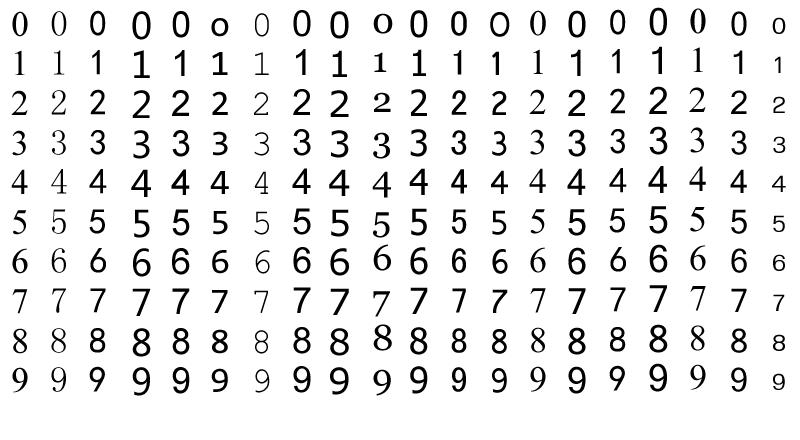
//> input picture classify_carNumber/cmake-build-debug/image/train_numbers.bmp, 800 x 440 px, given in place of train_numbers2001.png, which was not available; the run also reads 1 picture not shown here
$ ./main   (built with g++ and OpenCV 4)
//> lines starting //> are read from the running program, lines starting //| are printed output that depends on the picture; after the words box and inside, x2 and y2 are one past the last pixel; in counts of white or black regions, pixels touching at a corner belong together; pictures that were not available may be replaced by others from this repository, and a replacement may not be noted
### classify_carNumber/classify_objects.hpp
//
// Created by iotuser on 22. 5. 2.
//

#ifndef CLASSIFY_CARNUMBER_CLASSIFY_OBJECTS_HPP
#define CLASSIFY_CARNUMBER_CLASSIFY_OBJECTS_HPP

#endif //CLASSIFY_CARNUMBER_CLASSIFY_OBJECTS_HPP

#include <opencv2/opencv.hpp>

#include <string>
#define STRING(num) STR(num)
#define STR(num) #num

using namespace cv;
using namespace std;

void preprocessing_plate(Mat plate_img , Mat& ret_img)
{
    resize(plate_img, plate_img, Size(180, 35));
    threshold(plate_img, plate_img, 32, 255, THRESH_BINARY | THRESH_OTSU);

    imshow("plate_img", plate_img);
    imwrite("plate_img.png", plate_img);

    Point pt1 = Point(6, 3) ;
    Point pt2 = plate_img.size() - Size(pt1);
    ret_img = plate_img(Rect(pt1, pt2)).clone();

    imwrite("ret_img.png", ret_img);

}

void find_objects(Mat sub_mat, vector <Rect>& object_rects)
{
//	Mat tmp = ~sub_mat;
//	cvtColor(tmp, tmp, CV_GRAY2BGR);

    vector<vector<Point>> contours;
    findContours(sub_mat, contours, RETR_EXTERNAL, CHAIN_APPROX_SIMPLE);

    vector <Rect> text_rects;
    for (int i = 0; i< (int)contours.size(); i++)
    {
        Rect r = boundingRect(contours[i]);						// 검출 객체 사각형

        if (r.width / (float)r.height > 2.5 ) continue;

        if (r.x > 45 && r.x < 80 && r.area() > 60 )
            text_rects.push_back(r); 						// 문자 객체 저장
        else if (r.area() > 150)								// 잡음 객체 크기
        {
            object_rects.push_back(r); // 숫자 객체 저장
        }
    }
    if (text_rects.size() > 0) {
//		rectangle(tmp, text_rects[0], Scalar(0, 255, 0), 1);
        for (size_t i = 1; i < (int)text_rects.size(); i++) {			// 문자 객체 범위 누적
            text_rects[0] |= text_rects[i];
//			rectangle(tmp, text_rects[i], Scalar(0, 255, 0), 1);
        }
        object_rects.push_back(text_rects[0]);						// 문자 객체 저장
    }
//	imwrite("tmp.png", tmp);
}

void sort_rects(vector <Rect> object_rects, vector<Rect>& sorted_rects)
{
    Mat pos_x;
    for (size_t i = 0; i < object_rects.size(); i++) {
        pos_x.push_back(object_rects[i].x);
    }

    sortIdx(pos_x, pos_x, SORT_EVERY_COLUMN + SORT_ASCENDING);
    for (int i = 0; i < pos_x.rows; i++)	{
        int idx = pos_x.at<int>(i, 0);
        sorted_rects.push_back(object_rects[idx]);
    }
}

void classify_numbers(vector<Mat> numbers, Ptr<ml::KNearest> knn[2], int K1, int K2)
{
    //
    //string test01[10]  = {" ", " ", " ", " ", " ", " ", " ", " ", " ", " "};
    string test02 = "";
    //


    string text_value[] = {								// 인식할 문자 – 레이블값 대응 문자
            "가", "나", "다", "라", "마", "거", "너", "더", "러", "머",
            "고", "노", "도", "로", "모", "구", "누", "두", "루", "무",
            "바", "사", "아", "자", "허",
    };

    cout << "분류결과 : ";
    for (int i = 0; i < (int)numbers.size(); i++) {
        Mat num = find_number(numbers[i]);                // 숫자객체 검색
        Mat data = place_middle(num, Size(40, 40));        // 중앙 배치

        Mat results;
        if (i == 2) {
            knn[1]->findNearest(data, K1, results);                // 숫자 k-NN 분류 수행
            cout << text_value[(int) results.at<float>(0)] << " ";// 결과 출력

            //

            //test01[i] = text_value[(int)results.at<float>(0)];
            test02 += text_value[(int) results.at<float>(0)];

            //
        } else {
            knn[0]->findNearest(data, K2, results);                // 문자 k-NN 분류 수행
            cout << results.at<float>(0) << " ";                // 결과 출력

            //

            //test01[i] = to_string((int)results.at<float>(0));
            test02 += to_string((int) results.at<float>(0));

            //
        }


        //		imshow("number_" + to_string(i - 1), num);
    }

    cout << endl<< "test02 출력: " << test02 <<endl;
}

### classify_carNumber/kNN.hpp
//
// Created by iotuser on 22. 5. 2.
//

#ifndef CLASSIFY_CARNUMBER_KNN_HPP
#define CLASSIFY_CARNUMBER_KNN_HPP

#endif //CLASSIFY_CARNUMBER_KNN_HPP


void find_histoPos(Mat img, int & start, int &end, int direct)
{
    reduce(img, img, direct, REDUCE_AVG);

    int  minFound = 0;
    for (int i = 0; i< (int)img.total(); i++) {
        if (img.at<uchar>(i) < 250) 		// 빈라인이 아니면
        {
            end = i;						// 히스토그램 마지막 위치
            if (!minFound) {
                start = i;					// 히스토그램 첫 위치
                minFound = 1;
            }
        }
    }
}

Mat find_number(Mat part)
{
    Point start, end;
    find_histoPos(part, start.x, end.x, 0);		// 수직 투영
    find_histoPos(part, start.y, end.y, 1);   	// 수평 투영

    return part(Rect(start, end));				// 숫자객체 영상
}

Mat  place_middle(Mat number, Size new_size)
{
    int  big = max(number.cols, number.rows);
    Mat  square(big, big, number.type(), Scalar(255));	// 정방영상

    Point start = (square.size() - number.size()) / 2;

    Rect middle_rect(start, number.size());			// 중심 사각형
    Mat middle = square(middle_rect);
    number.copyTo(middle);

    resize(square, square, new_size);				// 크기 변경
    square.convertTo(square, CV_32F);

    return square.reshape(0, 1);
}


Ptr<ml::KNearest>   kNN_train(string train_img, int K, int Nclass, int Nsample)
{
    Size  size(40, 40);									// 셀 크기
    Mat  trainData, classLable;
    Mat  train_image = imread(train_img, 0);			// 전체 학습영상 로드
    if (!train_image.data)    // image was not created
    {
        cout << "이미지 x" << endl;
        exit(1);
    }

    CV_Assert(train_image.data);

    threshold(train_image, train_image, 32, 255, THRESH_BINARY);
    for (int i = 0, k = 0; i<Nclass; i++) {
        for (int j = 0; j< Nsample; j++, k++)
        {
            Point pt(j * size.width, i * size.height);		// 셀 시작좌표
            Rect  roi(pt, size);
            Mat   part = train_image(roi);					// 숫자 영상 분리

            Mat  num = find_number(part);			// 숫자객체 검출
            Mat  data = place_middle(num, size);			// 셀 중심에 숫자 배치
            trainData.push_back(data);						// 학습 데이터 수집
            classLable.push_back(i);						// 레이블링
        }
    }

    Ptr<ml::KNearest>  knn = ml::KNearest::create();			// k-NN 객체 생성
    knn->train(trainData, ml::ROW_SAMPLE, classLable);		// k-NN 학습
    return knn;
}

### classify_carNumber/SVM.hpp
//
// Created by iotuser on 22. 5. 2.
//

#ifndef CLASSIFY_CARNUMBER_SVM_HPP
#define CLASSIFY_CARNUMBER_SVM_HPP

#endif //CLASSIFY_CARNUMBER_SVM_HPP


// [11 lines of commented-out code are left out]

// [13 lines left out: function SVM_create, not called in this run]

int classify_plates(Ptr<ml::SVM> svm, vector<Mat> candi_img)
{
    for (int i = 0; i < (int)candi_img.size(); i++)
    {
        Mat onerow = candi_img[i].reshape(1, 1);  // 1행 데이터 변환
        onerow.convertTo(onerow, CV_32F);

        Mat results;						// 분류 결과 저장 행렬
        svm->predict(onerow, results);		// SVM 분류 수행

        if (results.at<float>(0) == 1) 		// 분류결과가 번호판이면
            return i;						// 영상번호 반환
    }
    return -1;
}

### classify_carNumber/candiate.hpp
//
// Created by iotuser on 22. 5. 2.
//

#ifndef CLASSIFY_CARNUMBER_CANDIATE_HPP
#define CLASSIFY_CARNUMBER_CANDIATE_HPP

#endif //CLASSIFY_CARNUMBER_CANDIATE_HPP


void  refine_candidate(Mat image, RotatedRect& candi)
{
    Mat fill(image.size() + Size(2, 2), CV_8UC1, Scalar(0));   	// 채움 영역
    Scalar  dif1(25, 25, 25), dif2(25, 25, 25);						// 채움 색상 범위
    int  flags = 4 + 0xff00;										// 채움 방향
    flags += FLOODFILL_FIXED_RANGE + FLOODFILL_MASK_ONLY;

    // 후보영역 유사 컬러 채움
    vector<Point2f> rand_pt(15);						// 랜덤 좌표 15개
    randn(rand_pt, 0, 7);
    Rect img_rect(Point(0, 0), image.size());			// 입력영상 범위 사각형
    for (int i = 0; i < rand_pt.size(); i++) {
        Point2f seed = candi.center + rand_pt[i];		// 랜덤좌표 평행이동
        if (img_rect.contains(seed)) {					// 입력영상 범위이면
            //floodFill(image, fill, seed, Scalar(), &Rect(), dif1, dif2, flags);
            floodFill(image, fill, seed, Scalar(), 0, dif1, dif2, flags);
        }
    }

    // 채움 영역 사각형 계산
    vector<Point> fill_pts;
    for (int i = 0; i < fill.rows; i++) {			// 채움 행렬 원소 조회
        for (int j = 0; j < fill.cols; j++) {
            if (fill.at<uchar>(i, j) == 255) 		// 채움 영역이면
                fill_pts.push_back(Point(j, i));		// 좌표 저장
        }
    }
    candi = minAreaRect(fill_pts);				// 채움 좌표들로 최소영역 계산
}

void  rotate_plate(Mat image, Mat& corp_img, RotatedRect candi)
{
    float aspect = (float)candi.size.width / candi.size.height;	// 종횡비
    float angle = candi.angle;									// 회전각도

    if (aspect < 1) {											// 1보다 작으면 세로로 긴 영역
        swap(candi.size.width, candi.size.height);				// 가로 세로 맞바꿈
        angle += 90;											// 회전각도 조정
    }

    Mat rotmat = getRotationMatrix2D(candi.center, angle, 1);			// 회전 행렬 계산
    warpAffine(image, corp_img, rotmat, image.size(), INTER_CUBIC);	// 회전변환 수행
    getRectSubPix(corp_img, candi.size, candi.center, corp_img);
}

vector<Mat> make_candidates(Mat image, vector<RotatedRect>& candidates)
{
    vector<Mat> candidates_img;
    for (int i = 0; i < (int)candidates.size();)
    {
        refine_candidate(image, candidates[i]);		// 후보 영역 개선
        if (vertify_plate(candidates[i]))				// 개선 영역 재검증
        {
            Mat corp_img;
            rotate_plate(image, corp_img, candidates[i]);	// 회전 및 후보영상 가져오기

            cvtColor(corp_img, corp_img, COLOR_BGR2GRAY); 				// 명암도 변환
            resize(corp_img, corp_img, Size(144, 28), 0, 0, INTER_CUBIC); // 크기 정규화
            candidates_img.push_back(corp_img);						// 보정 영상 저장
            i++;
        }
        else 											// 재검증 탈락
            candidates.erase(candidates.begin() + i);	// 벡터 원소에서 제거

    }
    return candidates_img;
}

### classify_carNumber/preprocess.hpp
//
// Created by iotuser on 22. 5. 2.
//

#ifndef CLASSIFY_CARNUMBER_PREPROCESS_HPP
#define CLASSIFY_CARNUMBER_PREPROCESS_HPP

#endif //CLASSIFY_CARNUMBER_PREPROCESS_HPP


#include <opencv2/opencv.hpp>
using namespace cv;
using namespace std;

Mat  preprocessing(Mat image)
{
    Mat gray, th_img, morph;
    Mat kernel(5, 25, CV_8UC1, Scalar(1));		// 닫힘 연산 마스크
    cvtColor(image, gray, COLOR_BGR2GRAY);		// 명암도 영상 변환

    blur(gray, gray, Size(5, 5));				// 블러링
    Sobel(gray, gray, CV_8U, 1, 0, 3);			// 소벨 에지 검출

    threshold(gray, th_img, 120, 255, THRESH_BINARY);	// 이진화 수행
    morphologyEx(th_img, morph, MORPH_CLOSE, kernel);	// 열림 연산 수행
    //	imshow("th_img", th_img), imshow("morph", morph);
    return morph;
}

bool vertify_plate(RotatedRect mr)
{
    float size = mr.size.area();
    float aspect = (float)mr.size.height / mr.size.width;	// 종횡비 계산
    if (aspect < 1)  aspect = 1 / aspect;

    bool  ch1 = size > 2000 && size < 30000;		// 번호판 넓이 조건
    bool  ch2 = aspect > 1.3 && aspect < 6.4;		// 번호판 종횡비 조건

    return  ch1 && ch2;
}

void find_candidates(Mat img, vector<RotatedRect>& candidates)
{
    vector< vector< Point> > contours;				// 외곽선
    // 외곽선 검출
    findContours(img.clone(), contours, RETR_EXTERNAL, CHAIN_APPROX_SIMPLE);

    for (int i = 0; i< (int)contours.size(); i++)	// 검출 외곽선 조회
    {
        RotatedRect  rot_rect = minAreaRect(contours[i]);	// 외곽선 최소영역 회전사각형
        if (vertify_plate(rot_rect))						// 번호판 검증
            candidates.push_back(rot_rect);				// 회전사각형 저장
    }
}

void draw_rotatedRect(Mat &img, RotatedRect mr, Scalar color, int thickness = 2)
{
    Point2f  pts[4];
    mr.points(pts);

    for (int i = 0; i <4; ++i) {
        line(img, pts[i], pts[(i + 1) % 4], color, thickness);
    }
}

### classify_carNumber/main.cpp
#include <iostream>

#include "preprocess.hpp"					// 전처리 및 후보영역 검출 함수
#include "candiate.hpp"						// 후보영역 개선 및 후보영상 생성 함수
#include "SVM.hpp"						// 학습데이터 로드 및 SVM 수행
#include "kNN.hpp"						// kNN 학습 함수 – 10장 3절
#include "classify_objects.hpp"			// kNN 분류 함수

int main()
{
    int K1 = 15  , K2 = 15;
    Ptr<ml::KNearest> knn[2];
    //knn[0] = kNN_train("../image/trainimage/train_numbers2001.png", K1, 10, 20);
    //knn[1] = kNN_train("../image/trainimage/train_texts.png", K2, 25, 20);
    knn[0] = kNN_train("./image/trainimage/train_numbers2001.png", K1, 10, 20);
//> in kNN_train, train_image is the input picture: 440 rows x 800 cols, CV_8UC1; min 0, max 255, mean 234.2
//> in kNN_train, `threshold(train_image, train_image, 32, 255, THRESH_BINARY);`:
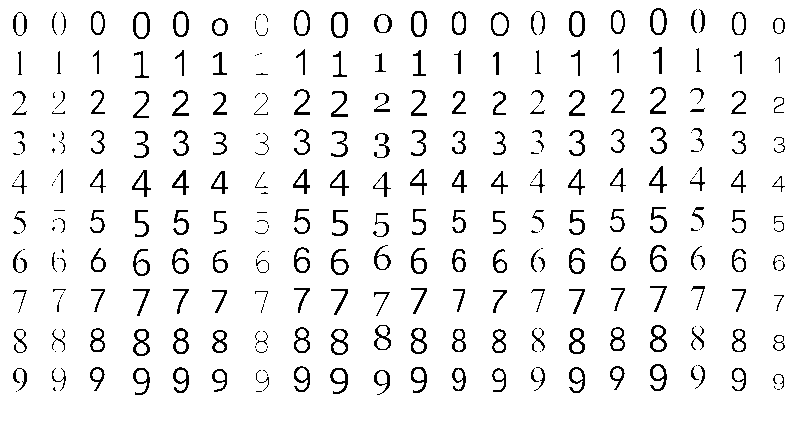
//> train_image: 440 rows x 800 cols, CV_8UC1; 93.9% white; black in thin lines or dots, all inside (x1, y1, x2, y2) = (12, 8, 785, 395)
//> the loop in kNN_train, `for (int i = 0, k = 0; i<Nclass; i++)` made 10 passes
//> k on passes 1 to 8: 20, 40, 60, 80, 100, 120, 140, 160
//> after the loop in kNN_train, `for (int i = 0, k = 0; i<Nclass; i++)`:
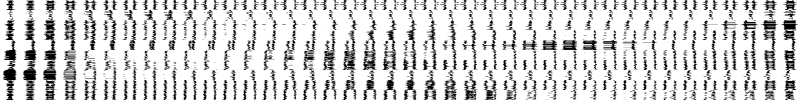
//> trainData: 200 rows x 1600 cols, CV_32FC1 (shown at 1/2 size); min 0, max 255, mean 210.1
//> after the loop in kNN_train, `for (int i = 0, k = 0; i<Nclass; i++)`: classLable = 200 values from 0 to 9
    knn[1] = kNN_train("./image/trainimage/train_texts.png", K2, 25, 20);
//> call 2 of kNN_train, with train_img = "./image/trainimage/train_texts.png", K = 15, Nclass = 25, Nsample = 20
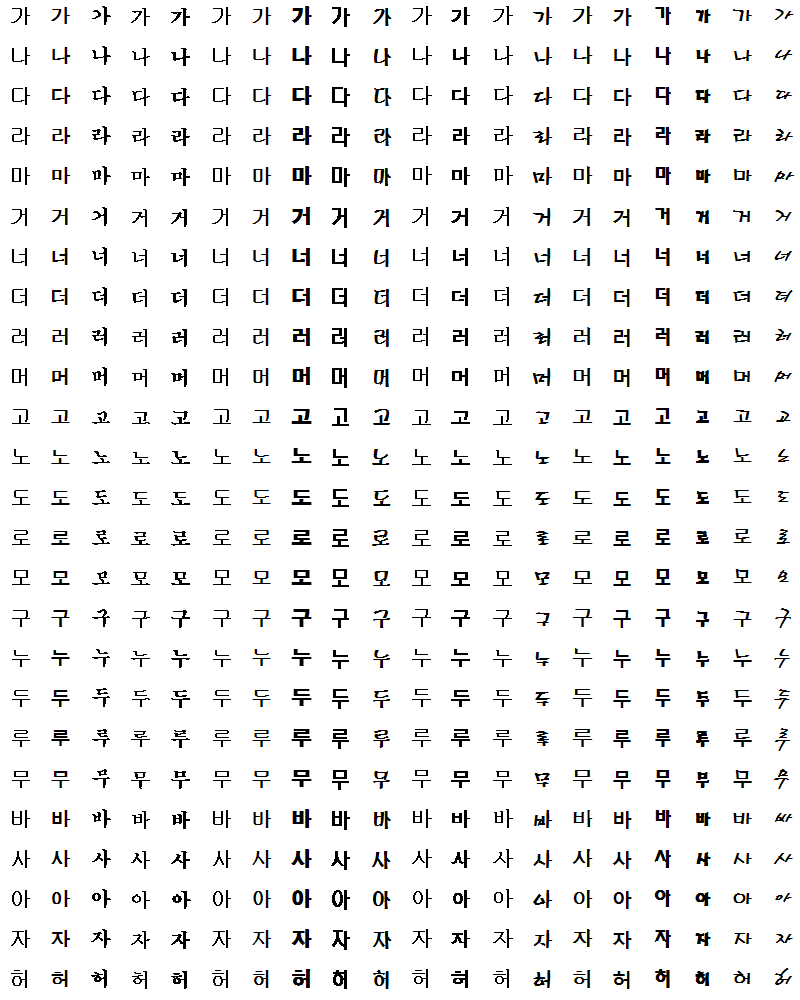
//> input picture classify_carNumber/cmake-build-debug/image/train_texts.bmp, 800 x 1000 px, given in place of train_texts.png, which was not available
//> the loop in kNN_train (call 2), `for (int i = 0, k = 0; i<Nclass; i++)` made 25 passes
//> after the loop in kNN_train (call 2), `for (int i = 0, k = 0; i<Nclass; i++)`:
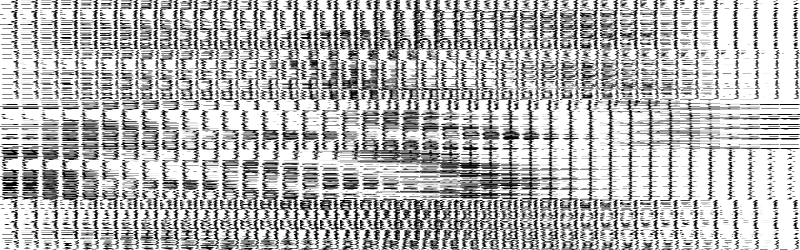
//> trainData: 500 rows x 1600 cols, CV_32FC1 (shown at 1/2 size); min 0, max 255, mean 182.3
//> after the loop in kNN_train (call 2), `for (int i = 0, k = 0; i<Nclass; i++)`: classLable = 500 values from 0 to 24

    // 	학습된 데이터 로드
    Ptr<ml::SVM> svm = ml::StatModel::load<ml::SVM>("./image/SVMtrain.xml");

    int car_no;
    cout << "차량 영상 번호 (0-20) : ";
    cin >> car_no;
//> the answer given: 3
    string fn = format("./image/test_car/%02d.jpg", car_no);
    Mat image = imread(fn, 1);
    CV_Assert(image.data);

    Mat morph = preprocessing(image);								// 전처리
//> in preprocessing, `morphologyEx(th_img, morph, MORPH_CLOSE, kernel);`:
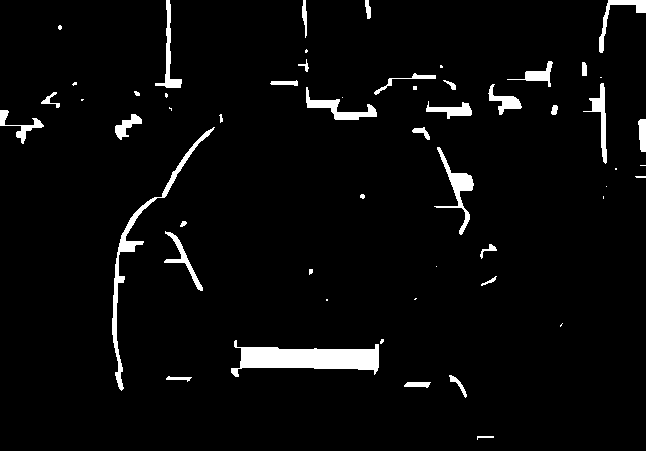
//> morph: 451 rows x 646 cols, CV_8UC1; 3.9% white; 55 white regions (19 under 20 px)
    vector<RotatedRect> candidates;
    find_candidates(morph, candidates);									// 후보 영역 검출
//> in find_candidates, `findContours(img.clone(), contours, RETR_EXTERNAL, CHAIN_APPROX_SIMPLE);`: contours = 55 contours, 26 with area under 20; largest, box (x1, y1, x2, y2) and area: (231, 340, 379, 377) 2716, (112, 127, 215, 391) 1198, (434, 147, 474, 235) 629, (306, 87, 377, 120) 562, (583, 83, 607, 164) 416
//> the loop in find_candidates, `for (int i = 0; i< (int)contours.size(); i++)` made 55 passes
//> (rot_rect, size in vertify_plate, aspect in vertify_plate, ch1 in vertify_plate, ch2 in vertify_plate) on passes 1 to 5: (centre (485, 437.5), size (3, 16), angle -90, 48, 5.33, false, true), (centre (417, 384.5), size (5, 26), angle -90, 130, 5.2, false, true), (centre (178.5, 378.5), size (4.2, 24.9), angle -87.4, 104.1, 5.97, false, true), (centre (458.2, 384.9), size (6.6, 27), angle -43, 179, 4.07, false, true), (centre (304.7, 359.9), size (36, 146.9), angle -88.4, 5290.9, 4.08, true, true)
//> candidates = 5 RotatedRects (x, y, width, height, angle): [304.7, 359.9, 36.01, 146.9, -88.39], [453.7, 190.7, 85.82, 37.88, -87.09], [143.4, 250.1, 279, 52.26, -70.78], [614.4, 17.29, 68.42, 33.99, -42.93], [173.1, 44.25, 86.64, 25.77, -82.45]
    vector<Mat> candidate_img = make_candidates(image, candidates);// 후보 영상 생성
//> the loop in make_candidates, `for (int i = 0; i < (int)candidates.size();)` made 5 passes
//> (size in vertify_plate, aspect in vertify_plate, ch1 in vertify_plate, ch2 in vertify_plate, aspect in rotate_plate, angle in rotate_plate, rotmat in rotate_plate) on passes 1, 4, 5: (3701.1, 4.65, true, true, 0.215, 1.33, [[1, 0.0232, -8.29], [-0.0232, 1, 7.23]]), (10824, 2.48, true, true, 2.48, -90, [[6.12e-17, -1, 696], [1, 6.12e-17, -530]]), (22968, 2.97, true, true, 0.337, 0, [[1, 0, 0], [0, 1, 0]])
//> candidates = 3 RotatedRects (x, y, width, height, angle): [306.7, 360.2, 28.22, 131.1, -88.67], [613, 83, 164, 66, -90], [131.5, 45, 88, 261, -90]

    int plate_no = classify_plates(svm , candidate_img);			// SVM 분류
//> the loop in classify_plates, `for (int i = 0; i < (int)candi_img.size(); i++)` made 1 pass
//> results on pass 1: [1]
//> plate_no = 0

    if (plate_no >= 0)
    {
        vector <Rect> obejct_rects, sorted_rects;
        vector <Mat> numbers;							// 숫자 객체
        Mat  plate_img, color_plate;								// 컬러 번호판 영상

        preprocessing_plate(candidate_img[plate_no], plate_img);	// 번호판 영상 전처리
        cvtColor(plate_img, color_plate, COLOR_GRAY2BGR);
//> color_plate: 29 rows x 168 cols, CV_8UC3; 68.1% white; 8 black regions

        find_objects(~plate_img, obejct_rects);		// 숫자 및 문자 검출
//> in find_objects, `findContours(sub_mat, contours, RETR_EXTERNAL, CHAIN_APPROX_SIMPLE);`: contours = 8 contours; box (x1, y1, x2, y2) and area: (8, 0, 23, 24) 284, (82, 0, 98, 24) 283, (142, 0, 158, 23) 205, (27, 0, 44, 24) 190, (48, 1, 64, 23) 146, (102, 0, 118, 24) 140, (123, 0, 138, 24) 124, (0, 27, 168, 29) 40
//> the loop in find_objects, `for (int i = 0; i< (int)contours.size(); i++)` made 8 passes
//> r on passes 1 to 8: Rect(0, 27, 168, 2), Rect(48, 1, 16, 22), Rect(142, 0, 16, 23), Rect(123, 0, 15, 24), Rect(102, 0, 16, 24), Rect(82, 0, 16, 24), Rect(27, 0, 17, 24), Rect(8, 0, 15, 24)
//> in find_objects, `object_rects.push_back(text_rects[0]);`: object_rects = 7 Rects (x, y, width, height): [142, 0, 16, 23], [123, 0, 15, 24], [102, 0, 16, 24], [82, 0, 16, 24], [27, 0, 17, 24], [8, 0, 15, 24], [48, 1, 16, 22]
//> obejct_rects has the same summary as object_rects in find_objects

        sort_rects(obejct_rects, sorted_rects);			// 검출객체 정렬(x 좌표기준)
//> the loop in sort_rects, `for (size_t i = 0; i < object_rects.size(); i++)` made 7 passes
//> in sort_rects, `sortIdx(pos_x, pos_x, SORT_EVERY_COLUMN + SORT_ASCENDING);`: pos_x = [5, 4, 6, 3, 2, 1, 0]
//> the loop in sort_rects, `for (int i = 0; i < pos_x.rows; i++)	` made 7 passes
//> idx on passes 1 to 7: 5, 4, 6, 3, 2, 1, 0
//> sorted_rects = 7 Rects (x, y, width, height): [8, 0, 15, 24], [27, 0, 17, 24], [48, 1, 16, 22], [82, 0, 16, 24], [102, 0, 16, 24], [123, 0, 15, 24], [142, 0, 16, 23]

        for (size_t i = 0; i < sorted_rects.size(); i++)
        {
            numbers.push_back(plate_img(sorted_rects[i]));	// 정렬된 숫자 영상
            rectangle(color_plate, sorted_rects[i], Scalar(0, 0, 255), 1); // 사각형 그리기
        }
//> this loop made 7 passes
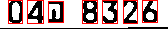
//> color_plate: 29 rows x 168 cols, CV_8UC3; mean B, G, R 157, 157, 184.4

        if (numbers.size() == 7) {
            classify_numbers(numbers, knn, K1, K2);		// kNN 분류 수행
//> the loop in classify_numbers, `for (int i = 0; i < (int)numbers.size(); i++)` made 7 passes
//> (results, test02) on passes 1 to 7: ([0], '0'), ([4], "04"), ([10], "04고"), ([8], "04고8"), ([3], "04고83"), ([2], "04고832"), ([6], "04고8326")
//> (printed output is left out)
//| test02 출력: 04고8326
        }
        else  cout << "숫자(문자) 객체를 정확히 검출하지 못했습니다." << endl;

        imshow("번호판 영상", color_plate);					// 번호판 영상 표시
        draw_rotatedRect(image, candidates[plate_no], Scalar(0, 0, 255), 2);
//> in draw_rotatedRect, `mr.points(pts);`: pts = 4 Points (x, y): [371.9, 375.9], [240.8, 372.8], [241.5, 344.6], [372.6, 347.6]
//> after the loop in draw_rotatedRect, `for (int i = 0; i <4; ++i)`:
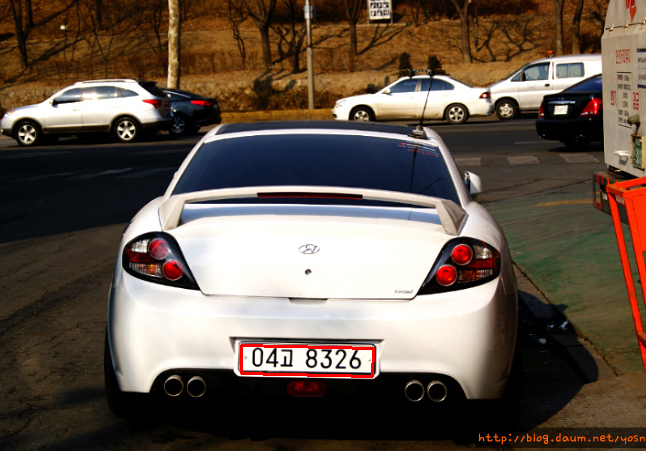
//> img: 451 rows x 646 cols, CV_8UC3; mean B, G, R 74.3, 85.7, 99.7
    }
    else  cout << "번호판을 검출하지 못하였습니다. " << endl;

    imshow("image", image);
    waitKey();
    return 0;
}
